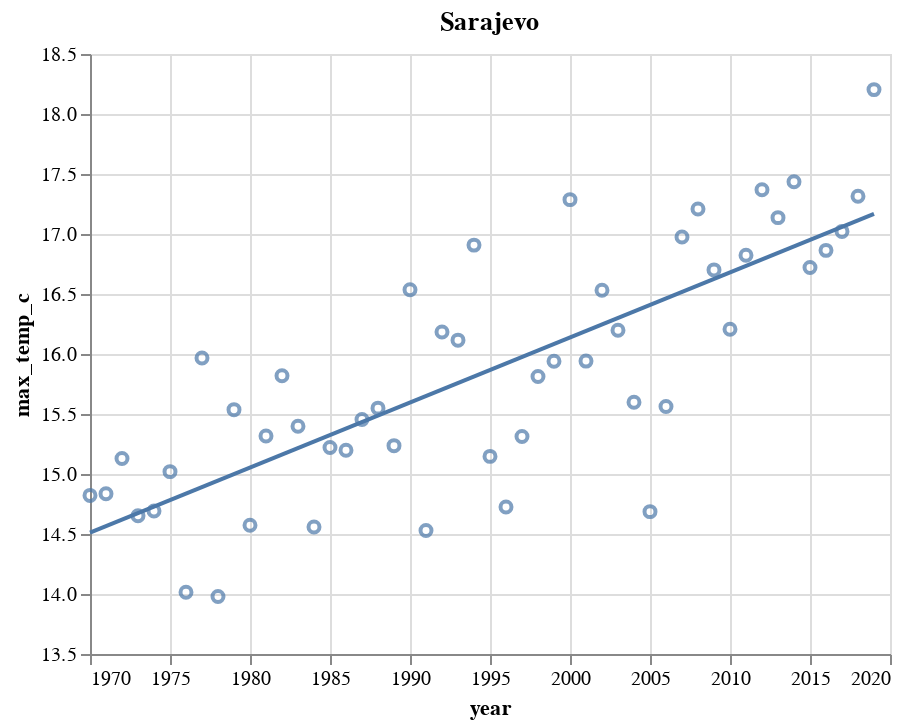

The notebook cell saved with this chart:
### Code cell
import altair as alt
city = station_stats.iloc[5]
annual_this_city = annual_stats.loc[annual_stats.station_id == city.station_id]
scatter = alt.Chart(annual_this_city, title=city.municipality).mark_point().encode(
    alt.X('year', scale=alt.Scale(zero=False), axis=alt.Axis(format="d")),
    alt.Y('max_temp_c', scale=alt.Scale(zero=False))
)
full_chart = scatter + scatter.transform_regression('year', 'max_temp_c').mark_line()
full_chart

### Figure 1 — Vega-Lite specification as saved in the notebook (floating-point values rounded to 4 significant figures)
{"config": {"view": {"continuousWidth": 400, "continuousHeight": 300}}, "layer": [{"mark": "point", "encoding": {"x": {"type": "quantitative", "axis": {"format": "d"}, "field": "year", "scale": {"zero": false}}, "y": {"type": "quantitative", "field": "max_temp_c", "scale": {"zero": false}}}, "title": "Sarajevo"}, {"mark": "line", "encoding": {"x": {"type": "quantitative", "axis": {"format": "d"}, "field": "year", "scale": {"zero": false}}, "y": {"type": "quantitative", "field": "max_temp_c", "scale": {"zero": false}}}, "title": "Sarajevo", "transform": [{"on": "year", "regression": "max_temp_c"}]}], "data": {"name": "data-71444fe7dd8defd66d789de9bf4f749c"}, "$schema": "https://vega.github.io/schema/vega-lite/v4.8.1.json", "datasets": {"data-71444fe7dd8defd66d789de9bf4f749c": [{"station_id": "BKM00014654", "year": 1970, "max_temp_c": 14.82, "min_temp_c": 4.518, "precip_mm": 10340.0}, {"station_id": "BKM00014654", "year": 1971, "max_temp_c": 14.84, "min_temp_c": 4.393, "precip_mm": 7867.0}, {"station_id": "BKM00014654", "year": 1972, "max_temp_c": 15.13, "min_temp_c": 5.138, "precip_mm": 8434.0}, {"station_id": "BKM00014654", "year": 1973, "max_temp_c": 14.65, "min_temp_c": 4.633, "precip_mm": 8029.0}, {"station_id": "BKM00014654", "year": 1974, "max_temp_c": 14.69, "min_temp_c": 5.01, "precip_mm": 10250.0}, {"station_id": "BKM00014654", "year": 1975, "max_temp_c": 15.02, "min_temp_c": 5.122, "precip_mm": 8446.0}, {"station_id": "BKM00014654", "year": 1976, "max_temp_c": 14.01, "min_temp_c": 4.297, "precip_mm": 10060.0}, {"station_id": "BKM00014654", "year": 1977, "max_temp_c": 15.97, "min_temp_c": 5.509, "precip_mm": 10990.0}, {"station_id": "BKM00014654", "year": 1978, "max_temp_c": 13.98, "min_temp_c": 4.5, "precip_mm": 11700.0}, {"station_id": "BKM00014654", "year": 1979, "max_temp_c": 15.54, "min_temp_c": 5.64, "precip_mm": 9471.0}, {"station_id": "BKM00014654", "year": 1980, "max_temp_c": 14.57, "min_temp_c": 4.426, "precip_mm": 10030.0}, {"station_id": "BKM00014654", "year": 1981, "max_temp_c": 15.32, "min_temp_c": 4.709, "precip_mm": 9299.0}, {"station_id": "BKM00014654", "year": 1982, "max_temp_c": 15.82, "min_temp_c": 5.564, "precip_mm": 6250.0}, {"station_id": "BKM00014654", "year": 1983, "max_temp_c": 15.4, "min_temp_c": 4.881, "precip_mm": 7954.0}, {"station_id": "BKM00014654", "year": 1984, "max_temp_c": 14.56, "min_temp_c": 4.855, "precip_mm": 8881.0}, {"station_id": "BKM00014654", "year": 1985, "max_temp_c": 15.22, "min_temp_c": 4.512, "precip_mm": 8600.0}, {"station_id": "BKM00014654", "year": 1986, "max_temp_c": 15.2, "min_temp_c": 4.801, "precip_mm": 9174.0}, {"station_id": "BKM00014654", "year": 1987, "max_temp_c": 15.45, "min_temp_c": 5.137, "precip_mm": 9643.0}, {"station_id": "BKM00014654", "year": 1988, "max_temp_c": 15.55, "min_temp_c": 5.117, "precip_mm": 8814.0}, {"station_id": "BKM00014654", "year": 1989, "max_temp_c": 15.24, "min_temp_c": 5.178, "precip_mm": 11020.0}, {"station_id": "BKM00014654", "year": 1990, "max_temp_c": 16.54, "min_temp_c": 5.575, "precip_mm": 6319.0}, {"station_id": "BKM00014654", "year": 1991, "max_temp_c": 14.53, "min_temp_c": 4.767, "precip_mm": 10530.0}, {"station_id": "BKM00014654", "year": 1992, "max_temp_c": 16.18, "min_temp_c": 5.484, "precip_mm": 7785.0}, {"station_id": "BKM00014654", "year": 1993, "max_temp_c": 16.12, "min_temp_c": 5.202, "precip_mm": 7874.0}, {"station_id": "BKM00014654", "year": 1994, "max_temp_c": 16.91, "min_temp_c": 6.496, "precip_mm": 8241.0}, {"station_id": "BKM00014654", "year": 1995, "max_temp_c": 15.15, "min_temp_c": 5.047, "precip_mm": 10910.0}, {"station_id": "BKM00014654", "year": 1996, "max_temp_c": 14.72, "min_temp_c": 4.877, "precip_mm": 10680.0}, {"station_id": "BKM00014654", "year": 1997, "max_temp_c": 15.31, "min_temp_c": 4.654, "precip_mm": 8490.0}, {"station_id": "BKM00014654", "year": 1998, "max_temp_c": 15.81, "min_temp_c": 4.935, "precip_mm": 8993.0}, {"station_id": "BKM00014654", "year": 1999, "max_temp_c": 15.94, "min_temp_c": 5.439, "precip_mm": 12490.0}, {"station_id": "BKM00014654", "year": 2000, "max_temp_c": 17.29, "min_temp_c": 5.91, "precip_mm": 7211.0}, {"station_id": "BKM00014654", "year": 2001, "max_temp_c": 15.94, "min_temp_c": 5.585, "precip_mm": 11420.0}, {"station_id": "BKM00014654", "year": 2002, "max_temp_c": 16.53, "min_temp_c": 6.477, "precip_mm": 9671.0}, {"station_id": "BKM00014654", "year": 2003, "max_temp_c": 16.2, "min_temp_c": 5.322, "precip_mm": 7910.0}, {"station_id": "BKM00014654", "year": 2004, "max_temp_c": 15.6, "min_temp_c": 5.606, "precip_mm": 10480.0}, {"station_id": "BKM00014654", "year": 2005, "max_temp_c": 14.69, "min_temp_c": 4.804, "precip_mm": 11520.0}, {"station_id": "BKM00014654", "year": 2006, "max_temp_c": 15.56, "min_temp_c": 5.455, "precip_mm": 9609.0}, {"station_id": "BKM00014654", "year": 2007, "max_temp_c": 16.97, "min_temp_c": 6.473, "precip_mm": 9962.0}, {"station_id": "BKM00014654", "year": 2008, "max_temp_c": 17.21, "min_temp_c": 6.589, "precip_mm": 8353.0}, {"station_id": "BKM00014654", "year": 2009, "max_temp_c": 16.7, "min_temp_c": 6.449, "precip_mm": 10580.0}, {"station_id": "BKM00014654", "year": 2010, "max_temp_c": 16.21, "min_temp_c": 6.261, "precip_mm": 11870.0}, {"station_id": "BKM00014654", "year": 2011, "max_temp_c": 16.82, "min_temp_c": 5.7, "precip_mm": 6920.0}, {"station_id": "BKM00014654", "year": 2012, "max_temp_c": 17.37, "min_temp_c": 5.884, "precip_mm": 9281.0}, {"station_id": "BKM00014654", "year": 2013, "max_temp_c": 17.14, "min_temp_c": 6.463, "precip_mm": 9317.0}, {"station_id": "BKM00014654", "year": 2014, "max_temp_c": 17.44, "min_temp_c": 7.341, "precip_mm": 10830.0}, {"station_id": "BKM00014654", "year": 2015, "max_temp_c": 16.72, "min_temp_c": 6.138, "precip_mm": 7663.0}, {"station_id": "BKM00014654", "year": 2016, "max_temp_c": 16.86, "min_temp_c": 6.302, "precip_mm": 10080.0}, {"station_id": "BKM00014654", "year": 2017, "max_temp_c": 17.02, "min_temp_c": 6.111, "precip_mm": 9371.0}, {"station_id": "BKM00014654", "year": 2018, "max_temp_c": 17.32, "min_temp_c": 7.204, "precip_mm": 10430.0}, {"station_id": "BKM00014654", "year": 2019, "max_temp_c": 18.2, "min_temp_c": 6.607, "precip_mm": 8505.0}]}}
